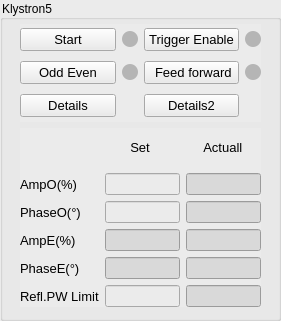
   <widget class="QGroupBox" name="groupBox">
    <property name="geometry">
     <rect>
      <x>50</x>
      <y>578</y>
      <width>281</width>
      <height>321</height>
     </rect>
    </property>
    <property name="styleSheet">
     <string notr="true">background-color: rgb(235, 235, 235);</string>
    </property>
    <property name="title">
     <string>Klystron5</string>
    </property>
    <widget class="QWidget" name="layoutWidget">
     <property name="geometry">
      <rect>
       <x>20</x>
       <y>128</y>
       <width>241</width>
       <height>179</height>
      </rect>
     </property>
     <layout class="QGridLayout" name="gridLayout">
      <item row="0" column="1">
       <widget class="QLabel" name="label_10">
        <property name="font">
         <font>
          <pointsize>10</pointsize>
         </font>
        </property>
        <property name="text">
         <string>       Set</string>
        </property>
       </widget>
      </item>
      <item row="0" column="2">
       <widget class="QLabel" name="label_13">
        <property name="font">
         <font>
          <pointsize>10</pointsize>
         </font>
        </property>
        <property name="text">
         <string>     Actuall</string>
        </property>
       </widget>
      </item>
      <item row="1" column="0">
       <widget class="QLabel" name="label_8">
        <property name="font">
         <font>
          <pointsize>10</pointsize>
         </font>
        </property>
        <property name="text">
         <string>AmpO(%)</string>
        </property>
       </widget>
      </item>
      <item row="1" column="1">
       <widget class="QLineEdit" name="lineEdit_amp1set"/>
      </item>
      <item row="1" column="2">
       <widget class="QLineEdit" name="lineEdit_amp1act">
        <property name="styleSheet">
         <string notr="true">background-color: rgb(217, 217, 217);</string>
        </property>
       </widget>
      </item>
      <item row="2" column="0">
       <widget class="QLabel" name="label_9">
        <property name="font">
         <font>
          <pointsize>10</pointsize>
         </font>
        </property>
        <property name="text">
         <string>PhaseO(°)</string>
        </property>
       </widget>
      </item>
      <item row="2" column="1">
       <widget class="QLineEdit" name="lineEdit_pha1set"/>
      </item>
      <item row="2" column="2">
       <widget class="QLineEdit" name="lineEdit_pha1act">
        <property name="styleSheet">
         <string notr="true">background-color: rgb(217, 217, 217);</string>
        </property>
       </widget>
      </item>
      <item row="3" column="0">
       <widget class="QLabel" name="label_12">
        <property name="font">
         <font>
          <pointsize>10</pointsize>
         </font>
        </property>
        <property name="text">
         <string>AmpE(%)</string>
        </property>
       </widget>
      </item>
      <item row="3" column="1">
       <widget class="QLineEdit" name="lineEdit_amp2set">
        <property name="styleSheet">
         <string notr="true">background-color: rgb(217, 217, 217);</string>
        </property>
       </widget>
      </item>
      <item row="3" column="2">
       <widget class="QLineEdit" name="lineEdit_amp2act">
        <property name="styleSheet">
         <string notr="true">background-color: rgb(217, 217, 217);</string>
        </property>
       </widget>
      </item>
      <item row="4" column="0">
       <widget class="QLabel" name="label_11">
        <property name="font">
         <font>
          <pointsize>10</pointsize>
         </font>
        </property>
        <property name="text">
         <string>PhaseE(°)</string>
        </property>
       </widget>
      </item>
      <item row="4" column="1">
       <widget class="QLineEdit" name="lineEdit_pha2set">
        <property name="styleSheet">
         <string notr="true">background-color: rgb(217, 217, 217);</string>
        </property>
       </widget>
      </item>
      <item row="4" column="2">
       <widget class="QLineEdit" name="lineEdit_pha2act">
        <property name="styleSheet">
         <string notr="true">background-color: rgb(217, 217, 217);</string>
        </property>
       </widget>
      </item>
      <item row="5" column="0">
       <widget class="QLabel" name="label_14">
        <property name="font">
         <font>
          <pointsize>10</pointsize>
         </font>
        </property>
        <property name="text">
         <string>Refl.PW Limit</string>
        </property>
       </widget>
      </item>
      <item row="5" column="1">
       <widget class="QLineEdit" name="lineEdit_refl_pwlimitset"/>
      </item>
      <item row="5" column="2">
       <widget class="QLineEdit" name="lineEdit_refl_pwlimitact">
        <property name="styleSheet">
         <string notr="true">background-color: rgb(217, 217, 217);</string>
        </property>
       </widget>
      </item>
     </layout>
    </widget>
    <widget class="QWidget" name="layoutWidget">
     <property name="geometry">
      <rect>
       <x>20</x>
       <y>24</y>
       <width>241</width>
       <height>98</height>
      </rect>
     </property>
     <layout class="QGridLayout" name="gridLayout_2">
      <item row="0" column="0">
       <widget class="QPushButton" name="start">
        <property name="font">
         <font>
          <pointsize>10</pointsize>
         </font>
        </property>
        <property name="text">
         <string>Start</string>
        </property>
       </widget>
      </item>
      <item row="0" column="1">
       <widget class="QLabel" name="label_start">
        <property name="enabled">
         <bool>true</bool>
        </property>
        <property name="styleSheet">
         <string notr="true">background-color: rgb(181, 181, 181);
min-width:     16px;
min-height:    16px;    
max-width:     16px;    
max-height:    16px;    
border-radius: 8px;    </string>
        </property>
        <property name="text">
         <string/>
        </property>
       </widget>
      </item>
      <item row="0" column="2">
       <widget class="QPushButton" name="enable">
        <property name="font">
         <font>
          <pointsize>10</pointsize>
         </font>
        </property>
        <property name="text">
         <string>Trigger Enable</string>
        </property>
       </widget>
      </item>
      <item row="0" column="3">
       <widget class="QLabel" name="label_enable">
        <property name="enabled">
         <bool>true</bool>
        </property>
        <property name="styleSheet">
         <string notr="true">background-color: rgb(181, 181, 181);
min-width:     16px;
min-height:    16px;    
max-width:     16px;    
max-height:    16px;    
border-radius: 8px;    </string>
        </property>
        <property name="text">
         <string/>
        </property>
       </widget>
      </item>
      <item row="1" column="0">
       <widget class="QPushButton" name="start_2">
        <property name="font">
         <font>
          <pointsize>10</pointsize>
         </font>
        </property>
        <property name="text">
         <string>Odd Even</string>
        </property>
       </widget>
      </item>
      <item row="1" column="1">
       <widget class="QLabel" name="label_oddeven">
        <property name="enabled">
         <bool>true</bool>
        </property>
        <property name="styleSheet">
         <string notr="true">background-color: rgb(181, 181, 181);
min-width:     16px;
min-height:    16px;    
max-width:     16px;    
max-height:    16px;    
border-radius: 8px;    </string>
        </property>
        <property name="text">
         <string/>
        </property>
       </widget>
      </item>
      <item row="1" column="2">
       <widget class="QPushButton" name="enable_feed">
        <property name="font">
         <font>
          <pointsize>10</pointsize>
         </font>
        </property>
        <property name="text">
         <string> Feed forward</string>
        </property>
       </widget>
      </item>
      <item row="1" column="3">
       <widget class="QLabel" name="label_feed">
        <property name="enabled">
         <bool>true</bool>
        </property>
        <property name="styleSheet">
         <string notr="true">background-color: rgb(181, 181, 181);
min-width:     16px;
min-height:    16px;    
max-width:     16px;    
max-height:    16px;    
border-radius: 8px;    </string>
        </property>
        <property name="text">
         <string/>
        </property>
       </widget>
      </item>
      <item row="2" column="0">
       <widget class="QPushButton" name="Detail">
        <property name="font">
         <font>
          <pointsize>10</pointsize>
         </font>
        </property>
        <property name="text">
         <string>Details</string>
        </property>
       </widget>
      </item>
      <item row="2" column="2">
       <widget class="QPushButton" name="Detail_2">
        <property name="font">
         <font>
          <pointsize>10</pointsize>
         </font>
        </property>
        <property name="text">
         <string>Details2</string>
        </property>
       </widget>
      </item>
     </layout>
    </widget>
   </widget>
